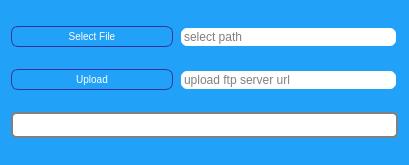
<?xml version="1.0" encoding="UTF-8"?>
<ui version="4.0">
 <class>FileUploadDialog</class>
 <widget class="QDialog" name="FileUploadDialog">
  <property name="geometry">
   <rect>
    <x>0</x>
    <y>0</y>
    <width>409</width>
    <height>165</height>
   </rect>
  </property>
  <property name="windowTitle">
   <string>Dialog</string>
  </property>
  <property name="styleSheet">
   <string notr="true">  QProgressBar {
      border: 2px solid grey;
      border-radius: 5px;
  }

  QProgressBar::chunk {
      background-color: #05B8CC;
      width: 20px;
  }

#FileUploadDialog{
background:  rgb(33, 162, 248);;
}

QLineEdit {
padding: 1px;
border-style: solid;
border: 2px solid  rgb(33, 162, 248);
border-radius: 8px;
}

QPushButton {
color: white;
background-color:  rgb(33, 162, 248);
border-width: 1px;
border-color: #339;
border-style: solid;
border-radius: 7;
padding: 3px;
font-size: 10px;
padding-left: 5px;
padding-right: 5px;
width: 150px;
min-height: 13px;
max-height: 13px;
}

</string>
  </property>
  <layout class="QGridLayout" name="gridLayout">
   <item row="0" column="0">
    <widget class="QPushButton" name="pushButton">
     <property name="text">
      <string>Select File</string>
     </property>
    </widget>
   </item>
   <item row="0" column="1">
    <widget class="QLineEdit" name="lineEdit">
     <property name="placeholderText">
      <string>select path</string>
     </property>
    </widget>
   </item>
   <item row="1" column="0">
    <widget class="QPushButton" name="pushButton_2">
     <property name="text">
      <string>Upload</string>
     </property>
    </widget>
   </item>
   <item row="1" column="1">
    <widget class="QLineEdit" name="lineEdit_2">
     <property name="placeholderText">
      <string>upload ftp server url</string>
     </property>
    </widget>
   </item>
   <item row="2" column="0" colspan="2">
    <widget class="QProgressBar" name="progressBar">
     <property name="value">
      <number>0</number>
     </property>
     <property name="textVisible">
      <bool>false</bool>
     </property>
    </widget>
   </item>
  </layout>
 </widget>
 <resources/>
 <connections/>
</ui>
